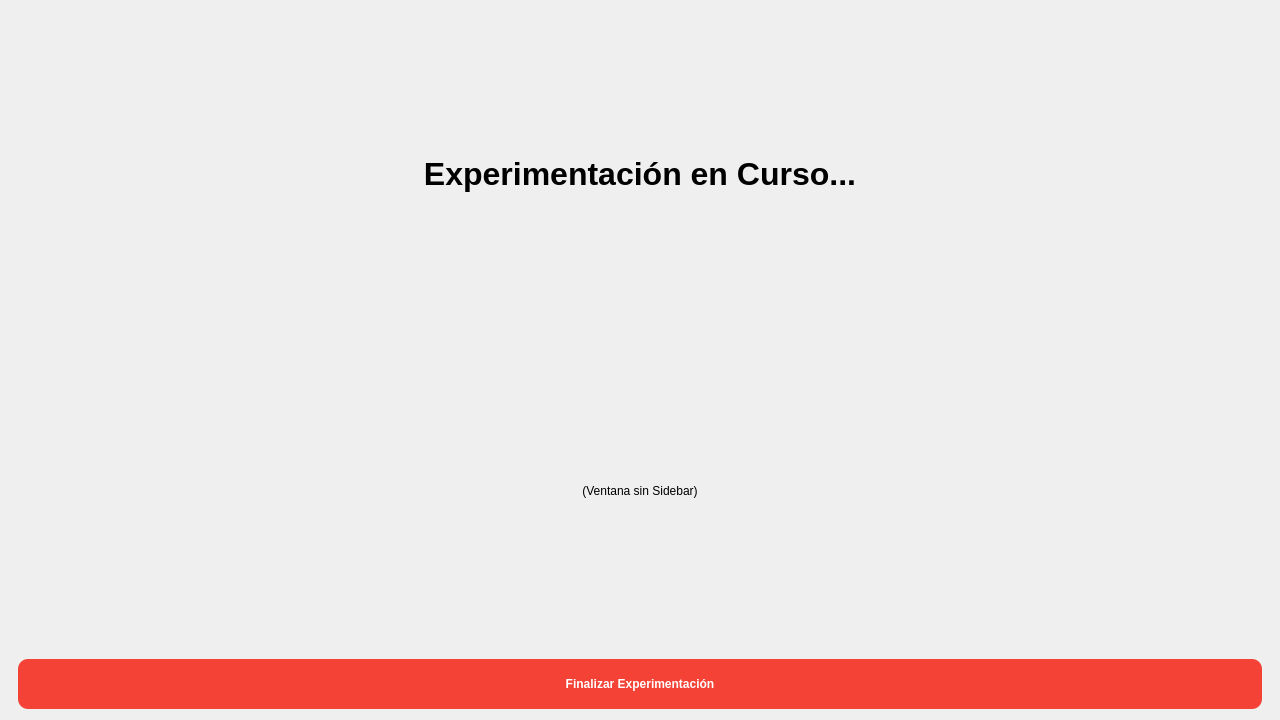
<?xml version="1.0" encoding="UTF-8"?>
<ui version="4.0">
 <class>LiveExperimentPage</class>
 <widget class="QWidget" name="LiveExperimentPage">
  <property name="geometry">
   <rect>
    <x>0</x>
    <y>0</y>
    <width>1280</width>
    <height>720</height>
   </rect>
  </property>
  <layout class="QVBoxLayout" name="verticalLayout">
   <item>
    <spacer name="verticalSpacerTop">
     <property name="orientation">
      <enum>Qt::Orientation::Vertical</enum>
     </property>
    </spacer>
   </item>
   <item>
    <widget class="QLabel" name="lblStatus">
     <property name="font">
      <font>
       <pointsize>24</pointsize>
       <weight>75</weight>
       <bold>true</bold>
      </font>
     </property>
     <property name="text">
      <string>Experimentación en Curso...</string>
     </property>
     <property name="alignment">
      <set>Qt::AlignmentFlag::AlignCenter</set>
     </property>
    </widget>
   </item>
   <item>
    <widget class="QLabel" name="lblWarning">
     <property name="text">
      <string>(Ventana sin Sidebar)</string>
     </property>
     <property name="alignment">
      <set>Qt::AlignmentFlag::AlignCenter</set>
     </property>
    </widget>
   </item>
   <item>
    <spacer name="verticalSpacerBottom">
     <property name="orientation">
      <enum>Qt::Orientation::Vertical</enum>
     </property>
    </spacer>
   </item>
   <item>
    <layout class="QHBoxLayout" name="horizontalLayout">
     <item>
      <spacer name="horizontalSpacer">
       <property name="orientation">
        <enum>Qt::Orientation::Horizontal</enum>
       </property>
      </spacer>
     </item>
     <item>
      <widget class="QPushButton" name="btnFinish">
       <property name="minimumSize">
        <size>
         <width>200</width>
         <height>50</height>
        </size>
       </property>
       <property name="text">
        <string>Finalizar Experimentación</string>
       </property>
       <property name="styleSheet">
        <string notr="true">QPushButton {
    background-color: #F44336;
    color: white;
    font-weight: bold;
    border-radius: 10px;
}
QPushButton:hover {
    background-color: #d32f2f;
}</string>
       </property>
      </widget>
     </item>
     <item>
      <spacer name="horizontalSpacer_2">
       <property name="orientation">
        <enum>Qt::Orientation::Horizontal</enum>
       </property>
      </spacer>
     </item>
    </layout>
   </item>
  </layout>
 </widget>
 <resources/>
 <connections/>
</ui>
